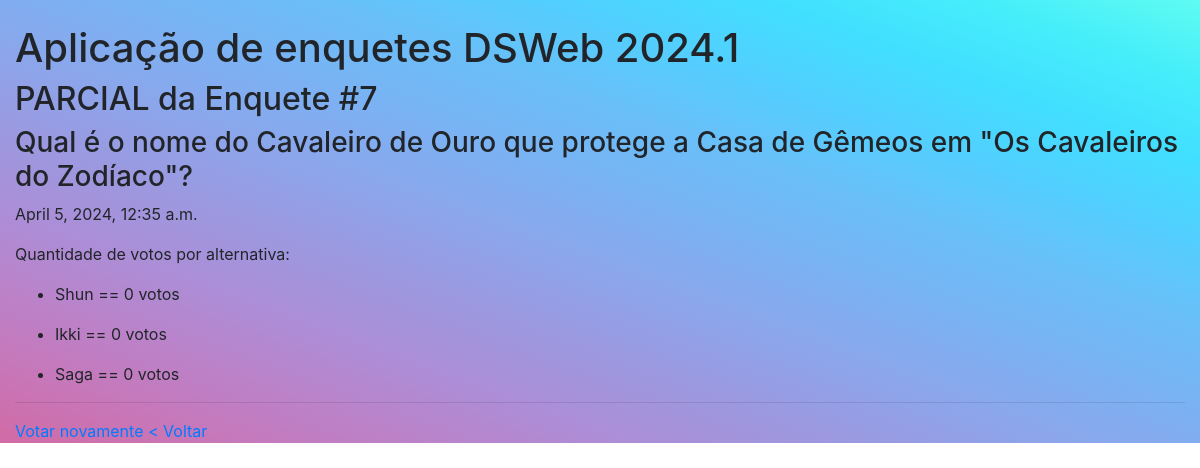
The app's page /enquetes/7/resultados, older data.
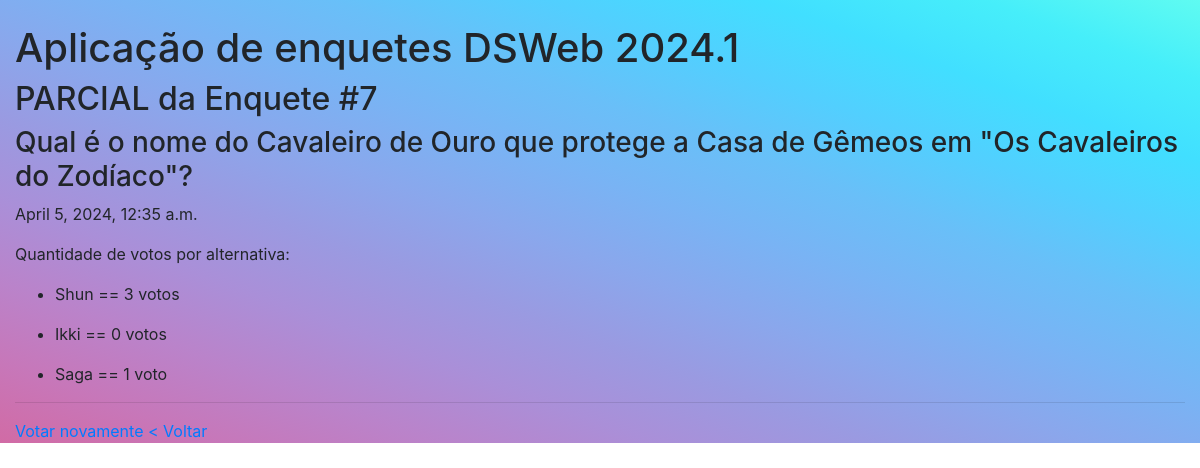
The same page, newer data.
### enquetes/models.py (models this page shows, shortened)
class Alternativa(models.Model):
    texto = models.CharField(max_length=100)
    quant_votos = models.IntegerField(
        'Quantidade de votos', default=0
    )
    pergunta = models.ForeignKey(Pergunta, on_delete=models.CASCADE)

### enquetes/views.py (the view)
# urls.py: path('<int:pk>/resultados', views.ResultadosView.as_view(), name="resultados"),
class ResultadosView(View):
    def get(self, request, *args, **kwargs):
        pergunta_id = kwargs['pk']
        pergunta = get_object_or_404(Pergunta, pk=pergunta_id)
        contexto =  {'enquete':pergunta}
        return render(request, "resultados.html", contexto)

### enquetes/templates/resultados.html (shortened to what this page needs)
{% load static %}
<!DOCTYPE html>
<html lang="pt-br">
<head>
    <link rel="stylesheet" href="https://stackpath.bootstrapcdn.com/bootstrap/4.1.3/css/bootstrap.min.css">
    <link rel="stylesheet" type="text/css" href="{% static 'enquetes/styles.css' %}">
</head>
<body>
    <main class="container-fluid mt-4">
        <h1>Aplicação de enquetes DSWeb 2024.1</h1>
        <h2>PARCIAL da Enquete #{{ enquete.id }} </h1>
        <h3>{{ enquete.texto }}</h3>
        <p>{{ enquete.data_pub  }}</p>
        <p> Quantidade de votos por alternativa: </p>
        {% if  enquete.alternativa_set.all %}
                <ul>
                {% for a in enquete.alternativa_set.all %}
                    <li>
                        <p>{{a.texto}} == {{ a.quant_votos }} voto{{ a.quant_votos | pluralize }}</p>
                    </li>
                {%  endfor %}
                </ul>
        {% else %}
            <p> Nenhuma alternativa cadastrada </p>
        {% endif %}
        <hr>
        <a href="{% url "detalhes" enquete.id %}">Votar novamente</a>
        <a href="/enquetes/">< Voltar</a>
 </main>
</body>
</html>

Row changes from the older to the newer data that the page shows:
changed Alternativa "Shun": quant_votos "0" → "3"
changed Alternativa "Saga": quant_votos "0" → "1"; quant_votos|pluralize "s" → (not shown)
